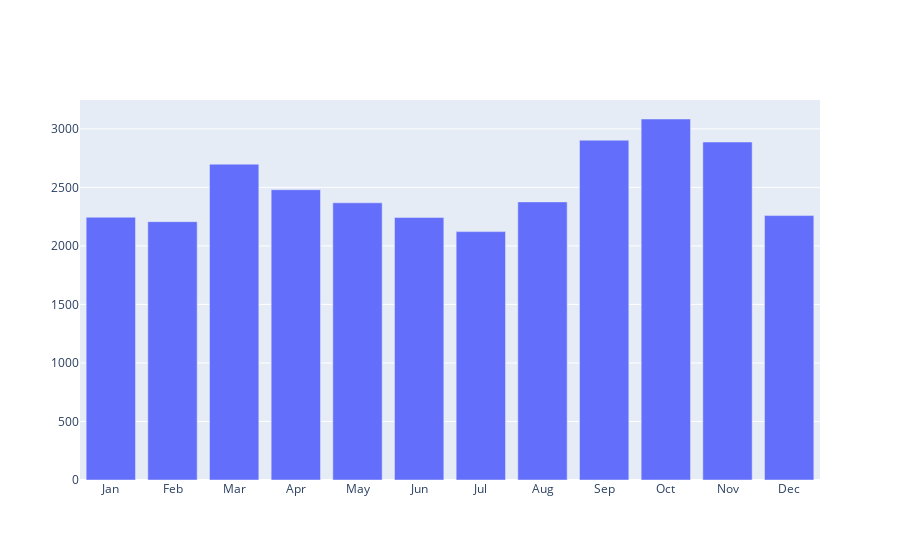

Notebook source saved alongside this figure:
### Code cell
fig = go.Figure([go.Bar(x=months, y=num_movies)])
fig.show()

### Figure 1 — Plotly figure (JSON) as saved in the notebook; plotly's stock layout.template omitted (floating-point values rounded to 4 significant figures)
{"data": [{"type": "bar", "x": ["Jan", "Feb", "Mar", "Apr", "May", "Jun", "Jul", "Aug", "Sep", "Oct", "Nov", "Dec"], "y": [2245, 2207, 2698, 2480, 2368, 2242, 2122, 2376, 2903, 3084, 2887, 2259]}], "layout": {}}
